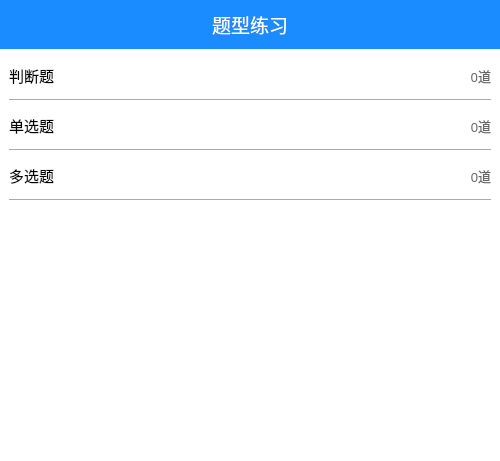
<?xml version="1.0" encoding="UTF-8"?>
<ui version="4.0">
 <class>ChooseDialog</class>
 <widget class="QDialog" name="ChooseDialog">
  <property name="geometry">
   <rect>
    <x>0</x>
    <y>0</y>
    <width>500</width>
    <height>461</height>
   </rect>
  </property>
  <property name="minimumSize">
   <size>
    <width>400</width>
    <height>0</height>
   </size>
  </property>
  <property name="maximumSize">
   <size>
    <width>500</width>
    <height>600</height>
   </size>
  </property>
  <property name="windowTitle">
   <string>Dialog</string>
  </property>
  <property name="styleSheet">
   <string notr="true">background-color: rgb(255, 255, 255);</string>
  </property>
  <layout class="QGridLayout" name="gridLayout" rowstretch="1,8">
   <property name="leftMargin">
    <number>0</number>
   </property>
   <property name="topMargin">
    <number>0</number>
   </property>
   <property name="rightMargin">
    <number>0</number>
   </property>
   <property name="bottomMargin">
    <number>0</number>
   </property>
   <property name="spacing">
    <number>0</number>
   </property>
   <item row="0" column="0">
    <widget class="QWidget" name="w1" native="true">
     <property name="styleSheet">
      <string notr="true">background-color: rgb(26, 140, 255);
color: rgb(255, 255, 255);</string>
     </property>
     <layout class="QGridLayout" name="gridLayout_2">
      <item row="0" column="0">
       <widget class="QLabel" name="label">
        <property name="font">
         <font>
          <pointsize>14</pointsize>
         </font>
        </property>
        <property name="text">
         <string>题型练习</string>
        </property>
        <property name="alignment">
         <set>Qt::AlignCenter</set>
        </property>
       </widget>
      </item>
     </layout>
    </widget>
   </item>
   <item row="1" column="0">
    <widget class="QWidget" name="w2" native="true">
     <property name="styleSheet">
      <string notr="true">QPushButton{
background-color: rgb(255, 255, 255);
border:none;
text-align : left;
font:11pt;
  min-width:100px;  

    /* 控件最小高度 */  
    min-height:35px; 
}
QLabel{
color:#666666;
font-family:&quot;楷体&quot;;
font-size:10pt;
}</string>
     </property>
     <layout class="QGridLayout" name="gridLayout_3">
      <item row="0" column="0">
       <widget class="QPushButton" name="judge">
        <property name="minimumSize">
         <size>
          <width>100</width>
          <height>35</height>
         </size>
        </property>
        <property name="font">
         <font>
          <pointsize>11</pointsize>
          <italic>false</italic>
          <bold>false</bold>
         </font>
        </property>
        <property name="text">
         <string>判断题</string>
        </property>
       </widget>
      </item>
      <item row="0" column="1">
       <widget class="QLabel" name="num_judge">
        <property name="font">
         <font>
          <family>楷体</family>
          <pointsize>10</pointsize>
         </font>
        </property>
        <property name="text">
         <string>0道</string>
        </property>
        <property name="alignment">
         <set>Qt::AlignRight|Qt::AlignTrailing|Qt::AlignVCenter</set>
        </property>
       </widget>
      </item>
      <item row="1" column="0" colspan="2">
       <widget class="Line" name="line">
        <property name="orientation">
         <enum>Qt::Horizontal</enum>
        </property>
       </widget>
      </item>
      <item row="2" column="0">
       <widget class="QPushButton" name="single">
        <property name="text">
         <string>单选题</string>
        </property>
       </widget>
      </item>
      <item row="2" column="1">
       <widget class="QLabel" name="num_single">
        <property name="text">
         <string>0道</string>
        </property>
        <property name="alignment">
         <set>Qt::AlignRight|Qt::AlignTrailing|Qt::AlignVCenter</set>
        </property>
       </widget>
      </item>
      <item row="3" column="0" colspan="2">
       <widget class="Line" name="line_2">
        <property name="orientation">
         <enum>Qt::Horizontal</enum>
        </property>
       </widget>
      </item>
      <item row="4" column="0">
       <widget class="QPushButton" name="muti">
        <property name="text">
         <string>多选题</string>
        </property>
       </widget>
      </item>
      <item row="4" column="1">
       <widget class="QLabel" name="num_muti">
        <property name="text">
         <string>0道</string>
        </property>
        <property name="alignment">
         <set>Qt::AlignRight|Qt::AlignTrailing|Qt::AlignVCenter</set>
        </property>
       </widget>
      </item>
      <item row="5" column="0" colspan="2">
       <widget class="Line" name="line_3">
        <property name="orientation">
         <enum>Qt::Horizontal</enum>
        </property>
       </widget>
      </item>
      <item row="6" column="0">
       <spacer name="verticalSpacer">
        <property name="orientation">
         <enum>Qt::Vertical</enum>
        </property>
        <property name="sizeType">
         <enum>QSizePolicy::Fixed</enum>
        </property>
        <property name="sizeHint" stdset="0">
         <size>
          <width>20</width>
          <height>250</height>
         </size>
        </property>
       </spacer>
      </item>
     </layout>
    </widget>
   </item>
  </layout>
 </widget>
 <resources/>
 <connections/>
</ui>
